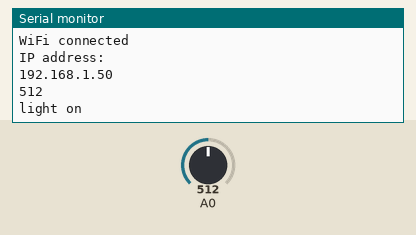
The sketch below on a simulated ESP8266 (NodeMCU). Shown: the last lines printed to the serial monitor. The inputs (shaded band) are chosen by the test bench; at power-on: A0 = 512. WiFi joins after 1.5 s; servers stay silent unless stated; uploads are accepted with an empty reply.

Above: at 3.7 s.
3.8 s: A0 set to 610
At 5.6 s:
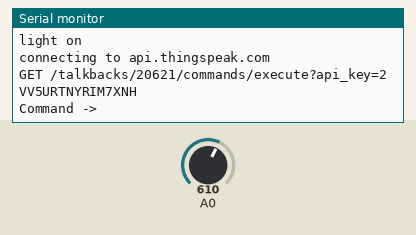
7.9 s: A0 set to 581
At 8.8 s:
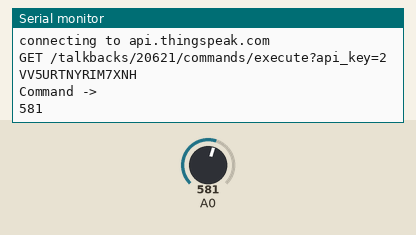
Timing chart, 0 to 10.9 s (numbered marks = the images above; inputs shaded):
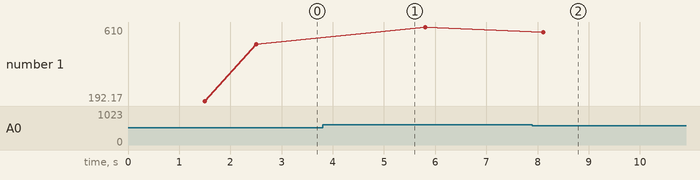

The sketch:

SmartHome.ino
```cpp
#include <ESP8266WiFi.h>


const char* ssid     = "JioFi4_0E8FC7";
const char* password = "9502555333";


/*const char* host = "api.thingspeak.com";
const String talkBackAPIKey = "XIZQXJV5ZFQBTSJX";
const String talkBackID = "20183";*/

const char* host = "api.thingspeak.com";
const char* privateKey = "XIXTM5YLUHJ95CRC";
const String talkBackAPIKey = "2VV5URTNYRIM7XNH";
const String talkBackID = "20621";

String talkBackCommand,tbRequest;

WiFiClient client;

void setup() {
 Serial.begin(115200);
 pinMode(D0,OUTPUT);
 /*pinMode(D1,OUTPUT);
 pinMode(D2,OUTPUT);
 pinMode(D3,OUTPUT);*/

 startWiFi();
}

void loop() {
  int ldr=analogRead(A0);
  Serial.println(ldr);
  delay(1000);
  analogWrite(D0,ldr);
  /*analogWrite(D1,ldr);
  analogWrite(D2,ldr);
  analogWrite(D3,ldr);*/
  if(ldr<600){
    Serial.println("light on");
    digitalWrite(D0,LOW);
    /*digitalWrite(D1,HIGH);
    digitalWrite(D2,HIGH);
    digitalWrite(D3,HIGH);*/
    delay(1000);
    }
    else{
      Serial.println("light off");
      digitalWrite(D0,HIGH);

      /*digitalWrite(D1,LOW);
      digitalWrite(D2,LOW);
      digitalWrite(D3,LOW);*/
    }
    Serial.print("connecting to ");
Serial.println(host);

getTalkBack(); // Get the command issued from mobile app/web app

if(talkBackCommand == "LIGHTON") digitalWrite(D0, LOW);
if(talkBackCommand == "LIGHTOFF") digitalWrite(D0, HIGH);
if(talkBackCommand == "LIGHTON") digitalWrite(D1, LOW);
if(talkBackCommand == "LIGHTOFF") digitalWrite(D1, HIGH);
if(talkBackCommand == "LIGHTON") digitalWrite(D2, LOW);
if(talkBackCommand == "LIGHTOFF") digitalWrite(D2, HIGH);
if(talkBackCommand == "LIGHTON") digitalWrite(D3, LOW);
if(talkBackCommand == "LIGHTOFF") digitalWrite(D3, HIGH);
delay(1000);

}
void getTalkBack()
{
tbRequest="GET /talkbacks/"+ talkBackID + "/commands/execute?api_key=" + talkBackAPIKey;
Serial.println(tbRequest);

if(!client.connected())
{
  if (client.connect("api.thingspeak.com", 80))
  {
    client.println(tbRequest);
    if (client.connected())
      {
        talkBackCommand="";
        while(client.connected() && !client.available()) delay(10); //waits for data
        while (client.connected() || client.available())
            {
              talkBackCommand = client.readString();
            }
        Serial.print("Command -> ");
        Serial.println(talkBackCommand);
        Serial.println();
      }
  client.stop();
  Serial.flush();
 }
}
}

void startWiFi()
{
client.stop();
Serial.println();
Serial.println("Connecting to");
Serial.println(ssid);
WiFi.begin(ssid, password);

  while (WiFi.status() != WL_CONNECTED) {
    delay(500);
    Serial.print(".");
  }

  Serial.println("");
  Serial.println("WiFi connected");
  Serial.println("IP address: ");
  Serial.println(WiFi.localIP());
delay(1000);
}
```

Measured:
- the behaviour switches between 600 and 599 on A0 (found by bisection; images 1 and 2)
- after the input at 7.9 s, the serial monitor: prints a new line after 0.21 s (image 2)
- plotted number 1: 512 → 610 after the input at 3.8 s, 610 → 581 after the input at 7.9 s
